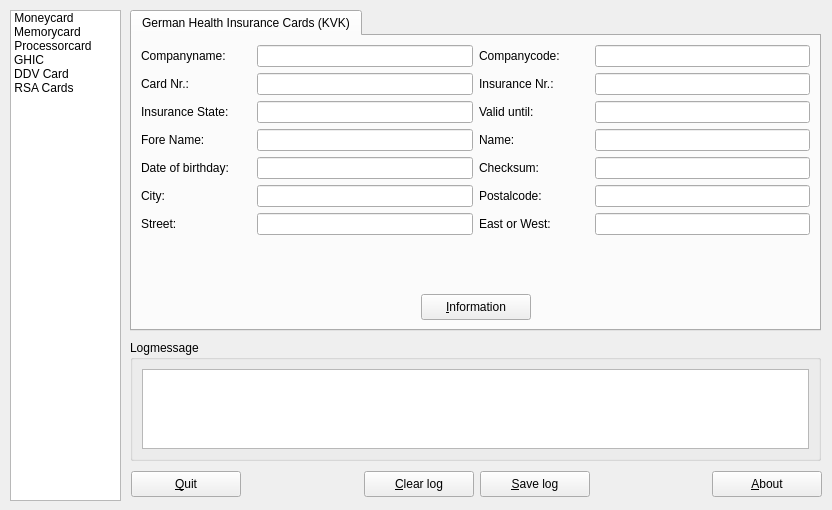
<ui version="4.0" >
 <author></author>
 <comment></comment>
 <exportmacro></exportmacro>
 <class>UiQCardReader</class>
 <widget class="QWidget" name="UiQCardReader" >
  <property name="geometry" >
   <rect>
    <x>0</x>
    <y>0</y>
    <width>832</width>
    <height>510</height>
   </rect>
  </property>
  <property name="windowTitle" >
   <string>QCardReader</string>
  </property>
  <widget class="QListWidget" name="listWidgetCard" >
   <property name="geometry" >
    <rect>
     <x>10</x>
     <y>10</y>
     <width>111</width>
     <height>491</height>
    </rect>
   </property>
   <property name="iconSize" >
    <size>
     <width>96</width>
     <height>60</height>
    </size>
   </property>
   <property name="movement" >
    <enum>QListView::Static</enum>
   </property>
   <property name="viewMode" >
    <enum>QListView::IconMode</enum>
   </property>
   <property name="currentRow" >
    <number>-1</number>
   </property>
   <item>
    <property name="text" >
     <string>Moneycard</string>
    </property>
    <property name="icon" >
     <iconset resource="../res/qcr.qrc" >:/images/euro.png</iconset>
    </property>
   </item>
   <item>
    <property name="text" >
     <string>Memorycard</string>
    </property>
    <property name="icon" >
     <iconset resource="../res/qcr.qrc" >:/images/memory.png</iconset>
    </property>
   </item>
   <item>
    <property name="text" >
     <string>Processorcard</string>
    </property>
    <property name="icon" >
     <iconset resource="../res/qcr.qrc" >:/images/processor.png</iconset>
    </property>
   </item>
   <item>
    <property name="text" >
     <string>GHIC</string>
    </property>
    <property name="icon" >
     <iconset resource="../res/qcr.qrc" >:/images/kvk.png</iconset>
    </property>
   </item>
   <item>
    <property name="text" >
     <string>DDV Card</string>
    </property>
    <property name="icon" >
     <iconset resource="../res/qcr.qrc" >:/images/empty.png</iconset>
    </property>
   </item>
   <item>
    <property name="text" >
     <string>RSA Cards</string>
    </property>
    <property name="icon" >
     <iconset resource="../res/qcr.qrc" >:/images/empty.png</iconset>
    </property>
   </item>
  </widget>
  <widget class="QWidget" name="layoutWidget" >
   <property name="geometry" >
    <rect>
     <x>131</x>
     <y>470</y>
     <width>691</width>
     <height>28</height>
    </rect>
   </property>
   <layout class="QHBoxLayout" >
    <property name="margin" >
     <number>0</number>
    </property>
    <property name="spacing" >
     <number>6</number>
    </property>
    <item>
     <widget class="QPushButton" name="pushButton_2" >
      <property name="minimumSize" >
       <size>
        <width>110</width>
        <height>26</height>
       </size>
      </property>
      <property name="maximumSize" >
       <size>
        <width>110</width>
        <height>26</height>
       </size>
      </property>
      <property name="text" >
       <string>&amp;Quit</string>
      </property>
     </widget>
    </item>
    <item>
     <spacer>
      <property name="orientation" >
       <enum>Qt::Horizontal</enum>
      </property>
      <property name="sizeHint" >
       <size>
        <width>40</width>
        <height>20</height>
       </size>
      </property>
     </spacer>
    </item>
    <item>
     <widget class="QPushButton" name="pushButton_4" >
      <property name="minimumSize" >
       <size>
        <width>110</width>
        <height>26</height>
       </size>
      </property>
      <property name="maximumSize" >
       <size>
        <width>110</width>
        <height>26</height>
       </size>
      </property>
      <property name="text" >
       <string>&amp;Clear log</string>
      </property>
     </widget>
    </item>
    <item>
     <widget class="QPushButton" name="pushButton_5" >
      <property name="minimumSize" >
       <size>
        <width>110</width>
        <height>26</height>
       </size>
      </property>
      <property name="maximumSize" >
       <size>
        <width>110</width>
        <height>26</height>
       </size>
      </property>
      <property name="text" >
       <string>&amp;Save log</string>
      </property>
     </widget>
    </item>
    <item>
     <spacer>
      <property name="orientation" >
       <enum>Qt::Horizontal</enum>
      </property>
      <property name="sizeHint" >
       <size>
        <width>40</width>
        <height>20</height>
       </size>
      </property>
     </spacer>
    </item>
    <item>
     <widget class="QPushButton" name="pushButton_3" >
      <property name="minimumSize" >
       <size>
        <width>110</width>
        <height>26</height>
       </size>
      </property>
      <property name="maximumSize" >
       <size>
        <width>110</width>
        <height>26</height>
       </size>
      </property>
      <property name="text" >
       <string>&amp;About</string>
      </property>
     </widget>
    </item>
   </layout>
  </widget>
  <widget class="QStackedWidget" name="stackedWidgetCards" >
   <property name="geometry" >
    <rect>
     <x>130</x>
     <y>10</y>
     <width>691</width>
     <height>321</height>
    </rect>
   </property>
   <property name="currentIndex" >
    <number>3</number>
   </property>
   <widget class="QWidget" name="page" >
    <widget class="QTabWidget" name="tabWidget_3" >
     <property name="geometry" >
      <rect>
       <x>0</x>
       <y>0</y>
       <width>591</width>
       <height>321</height>
      </rect>
     </property>
     <property name="currentIndex" >
      <number>0</number>
     </property>
     <widget class="QWidget" name="tabMoneyCard" >
      <attribute name="title" >
       <string>Money Cards (Geldkarte)</string>
      </attribute>
     </widget>
    </widget>
   </widget>
   <widget class="QWidget" name="page_2" >
    <widget class="QTabWidget" name="tabWidget_4" >
     <property name="geometry" >
      <rect>
       <x>0</x>
       <y>0</y>
       <width>591</width>
       <height>321</height>
      </rect>
     </property>
     <property name="currentIndex" >
      <number>0</number>
     </property>
     <widget class="QWidget" name="tabMemoryCard" >
      <attribute name="title" >
       <string>Memory Cards</string>
      </attribute>
     </widget>
    </widget>
   </widget>
   <widget class="QWidget" name="page_3" >
    <widget class="QTabWidget" name="tabWidget_5" >
     <property name="geometry" >
      <rect>
       <x>0</x>
       <y>0</y>
       <width>591</width>
       <height>321</height>
      </rect>
     </property>
     <property name="currentIndex" >
      <number>0</number>
     </property>
     <widget class="QWidget" name="tabProcessorCard" >
      <attribute name="title" >
       <string>Processor Cards</string>
      </attribute>
     </widget>
    </widget>
   </widget>
   <widget class="QWidget" name="page_4" >
    <widget class="QTabWidget" name="tabWidget_6" >
     <property name="geometry" >
      <rect>
       <x>0</x>
       <y>0</y>
       <width>691</width>
       <height>321</height>
      </rect>
     </property>
     <property name="currentIndex" >
      <number>0</number>
     </property>
     <widget class="QWidget" name="tabKVKCard" >
      <attribute name="title" >
       <string>German Health Insurance Cards (KVK)</string>
      </attribute>
      <layout class="QGridLayout" >
       <property name="margin" >
        <number>9</number>
       </property>
       <property name="spacing" >
        <number>6</number>
       </property>
       <item row="8" column="3" >
        <spacer>
         <property name="orientation" >
          <enum>Qt::Horizontal</enum>
         </property>
         <property name="sizeHint" >
          <size>
           <width>201</width>
           <height>20</height>
          </size>
         </property>
        </spacer>
       </item>
       <item row="8" column="0" >
        <spacer>
         <property name="orientation" >
          <enum>Qt::Horizontal</enum>
         </property>
         <property name="sizeHint" >
          <size>
           <width>201</width>
           <height>20</height>
          </size>
         </property>
        </spacer>
       </item>
       <item row="7" column="0" colspan="4" >
        <spacer>
         <property name="orientation" >
          <enum>Qt::Vertical</enum>
         </property>
         <property name="sizeHint" >
          <size>
           <width>561</width>
           <height>20</height>
          </size>
         </property>
        </spacer>
       </item>
       <item row="8" column="1" colspan="2" >
        <widget class="QPushButton" name="pushButton" >
         <property name="minimumSize" >
          <size>
           <width>110</width>
           <height>26</height>
          </size>
         </property>
         <property name="maximumSize" >
          <size>
           <width>110</width>
           <height>26</height>
          </size>
         </property>
         <property name="text" >
          <string>&amp;Information</string>
         </property>
        </widget>
       </item>
       <item row="5" column="2" colspan="2" >
        <layout class="QHBoxLayout" >
         <property name="margin" >
          <number>0</number>
         </property>
         <property name="spacing" >
          <number>6</number>
         </property>
         <item>
          <widget class="QLabel" name="label_11" >
           <property name="minimumSize" >
            <size>
             <width>110</width>
             <height>0</height>
            </size>
           </property>
           <property name="maximumSize" >
            <size>
             <width>110</width>
             <height>16777215</height>
            </size>
           </property>
           <property name="text" >
            <string>Postalcode:</string>
           </property>
          </widget>
         </item>
         <item>
          <widget class="QLineEdit" name="lineEdit_11" >
           <property name="readOnly" >
            <bool>true</bool>
           </property>
          </widget>
         </item>
        </layout>
       </item>
       <item row="3" column="2" colspan="2" >
        <layout class="QHBoxLayout" >
         <property name="margin" >
          <number>0</number>
         </property>
         <property name="spacing" >
          <number>6</number>
         </property>
         <item>
          <widget class="QLabel" name="label_6" >
           <property name="minimumSize" >
            <size>
             <width>110</width>
             <height>0</height>
            </size>
           </property>
           <property name="maximumSize" >
            <size>
             <width>110</width>
             <height>16777215</height>
            </size>
           </property>
           <property name="text" >
            <string>Name:</string>
           </property>
          </widget>
         </item>
         <item>
          <widget class="QLineEdit" name="lineEdit_6" >
           <property name="readOnly" >
            <bool>true</bool>
           </property>
          </widget>
         </item>
        </layout>
       </item>
       <item row="0" column="2" colspan="2" >
        <layout class="QHBoxLayout" >
         <property name="margin" >
          <number>0</number>
         </property>
         <property name="spacing" >
          <number>6</number>
         </property>
         <item>
          <widget class="QLabel" name="label_2" >
           <property name="minimumSize" >
            <size>
             <width>110</width>
             <height>0</height>
            </size>
           </property>
           <property name="maximumSize" >
            <size>
             <width>110</width>
             <height>16777215</height>
            </size>
           </property>
           <property name="text" >
            <string>Companycode:</string>
           </property>
          </widget>
         </item>
         <item>
          <widget class="QLineEdit" name="lineEdit_2" >
           <property name="readOnly" >
            <bool>true</bool>
           </property>
          </widget>
         </item>
        </layout>
       </item>
       <item row="1" column="2" colspan="2" >
        <layout class="QHBoxLayout" >
         <property name="margin" >
          <number>0</number>
         </property>
         <property name="spacing" >
          <number>6</number>
         </property>
         <item>
          <widget class="QLabel" name="label_8" >
           <property name="minimumSize" >
            <size>
             <width>110</width>
             <height>0</height>
            </size>
           </property>
           <property name="maximumSize" >
            <size>
             <width>110</width>
             <height>16777215</height>
            </size>
           </property>
           <property name="text" >
            <string>Insurance Nr.:</string>
           </property>
          </widget>
         </item>
         <item>
          <widget class="QLineEdit" name="lineEdit_8" >
           <property name="readOnly" >
            <bool>true</bool>
           </property>
          </widget>
         </item>
        </layout>
       </item>
       <item row="4" column="2" colspan="2" >
        <layout class="QHBoxLayout" >
         <property name="margin" >
          <number>0</number>
         </property>
         <property name="spacing" >
          <number>6</number>
         </property>
         <item>
          <widget class="QLabel" name="label_12" >
           <property name="minimumSize" >
            <size>
             <width>110</width>
             <height>0</height>
            </size>
           </property>
           <property name="maximumSize" >
            <size>
             <width>110</width>
             <height>16777215</height>
            </size>
           </property>
           <property name="text" >
            <string>Checksum:</string>
           </property>
          </widget>
         </item>
         <item>
          <widget class="QLineEdit" name="lineEdit_12" >
           <property name="readOnly" >
            <bool>true</bool>
           </property>
          </widget>
         </item>
        </layout>
       </item>
       <item row="6" column="2" colspan="2" >
        <layout class="QHBoxLayout" >
         <property name="margin" >
          <number>0</number>
         </property>
         <property name="spacing" >
          <number>6</number>
         </property>
         <item>
          <widget class="QLabel" name="label_13" >
           <property name="minimumSize" >
            <size>
             <width>110</width>
             <height>0</height>
            </size>
           </property>
           <property name="maximumSize" >
            <size>
             <width>110</width>
             <height>16777215</height>
            </size>
           </property>
           <property name="text" >
            <string>East or West:</string>
           </property>
          </widget>
         </item>
         <item>
          <widget class="QLineEdit" name="lineEdit_13" >
           <property name="readOnly" >
            <bool>true</bool>
           </property>
          </widget>
         </item>
        </layout>
       </item>
       <item row="2" column="2" colspan="2" >
        <layout class="QHBoxLayout" >
         <property name="margin" >
          <number>0</number>
         </property>
         <property name="spacing" >
          <number>6</number>
         </property>
         <item>
          <widget class="QLabel" name="label_15" >
           <property name="minimumSize" >
            <size>
             <width>110</width>
             <height>0</height>
            </size>
           </property>
           <property name="maximumSize" >
            <size>
             <width>110</width>
             <height>16777215</height>
            </size>
           </property>
           <property name="text" >
            <string>Valid until:</string>
           </property>
          </widget>
         </item>
         <item>
          <widget class="QLineEdit" name="lineEdit_15" >
           <property name="readOnly" >
            <bool>true</bool>
           </property>
          </widget>
         </item>
        </layout>
       </item>
       <item row="6" column="0" colspan="2" >
        <layout class="QHBoxLayout" >
         <property name="margin" >
          <number>0</number>
         </property>
         <property name="spacing" >
          <number>6</number>
         </property>
         <item>
          <widget class="QLabel" name="label_10" >
           <property name="minimumSize" >
            <size>
             <width>110</width>
             <height>0</height>
            </size>
           </property>
           <property name="maximumSize" >
            <size>
             <width>110</width>
             <height>16777215</height>
            </size>
           </property>
           <property name="text" >
            <string>Street:</string>
           </property>
          </widget>
         </item>
         <item>
          <widget class="QLineEdit" name="lineEdit_10" >
           <property name="cursor" >
            <cursor>0</cursor>
           </property>
           <property name="readOnly" >
            <bool>true</bool>
           </property>
          </widget>
         </item>
        </layout>
       </item>
       <item row="5" column="0" colspan="2" >
        <layout class="QHBoxLayout" >
         <property name="margin" >
          <number>0</number>
         </property>
         <property name="spacing" >
          <number>6</number>
         </property>
         <item>
          <widget class="QLabel" name="label_9" >
           <property name="minimumSize" >
            <size>
             <width>110</width>
             <height>0</height>
            </size>
           </property>
           <property name="maximumSize" >
            <size>
             <width>110</width>
             <height>16777215</height>
            </size>
           </property>
           <property name="text" >
            <string>City:</string>
           </property>
          </widget>
         </item>
         <item>
          <widget class="QLineEdit" name="lineEdit_9" >
           <property name="cursor" >
            <cursor>0</cursor>
           </property>
           <property name="readOnly" >
            <bool>true</bool>
           </property>
          </widget>
         </item>
        </layout>
       </item>
       <item row="4" column="0" colspan="2" >
        <layout class="QHBoxLayout" >
         <property name="margin" >
          <number>0</number>
         </property>
         <property name="spacing" >
          <number>6</number>
         </property>
         <item>
          <widget class="QLabel" name="label_7" >
           <property name="minimumSize" >
            <size>
             <width>110</width>
             <height>0</height>
            </size>
           </property>
           <property name="maximumSize" >
            <size>
             <width>110</width>
             <height>16777215</height>
            </size>
           </property>
           <property name="text" >
            <string>Date of birthday:</string>
           </property>
          </widget>
         </item>
         <item>
          <widget class="QLineEdit" name="lineEdit_7" >
           <property name="cursor" >
            <cursor>0</cursor>
           </property>
           <property name="readOnly" >
            <bool>true</bool>
           </property>
          </widget>
         </item>
        </layout>
       </item>
       <item row="2" column="0" colspan="2" >
        <layout class="QHBoxLayout" >
         <property name="margin" >
          <number>0</number>
         </property>
         <property name="spacing" >
          <number>6</number>
         </property>
         <item>
          <widget class="QLabel" name="label_4" >
           <property name="minimumSize" >
            <size>
             <width>110</width>
             <height>0</height>
            </size>
           </property>
           <property name="maximumSize" >
            <size>
             <width>110</width>
             <height>16777215</height>
            </size>
           </property>
           <property name="text" >
            <string>Insurance State:</string>
           </property>
          </widget>
         </item>
         <item>
          <widget class="QLineEdit" name="lineEdit_4" >
           <property name="cursor" >
            <cursor>0</cursor>
           </property>
           <property name="readOnly" >
            <bool>true</bool>
           </property>
          </widget>
         </item>
        </layout>
       </item>
       <item row="1" column="0" colspan="2" >
        <layout class="QHBoxLayout" >
         <property name="margin" >
          <number>0</number>
         </property>
         <property name="spacing" >
          <number>6</number>
         </property>
         <item>
          <widget class="QLabel" name="label_3" >
           <property name="minimumSize" >
            <size>
             <width>110</width>
             <height>0</height>
            </size>
           </property>
           <property name="maximumSize" >
            <size>
             <width>110</width>
             <height>16777215</height>
            </size>
           </property>
           <property name="text" >
            <string>Card Nr.:</string>
           </property>
          </widget>
         </item>
         <item>
          <widget class="QLineEdit" name="lineEdit_3" >
           <property name="cursor" >
            <cursor>0</cursor>
           </property>
           <property name="readOnly" >
            <bool>true</bool>
           </property>
          </widget>
         </item>
        </layout>
       </item>
       <item row="0" column="0" colspan="2" >
        <layout class="QHBoxLayout" >
         <property name="margin" >
          <number>0</number>
         </property>
         <property name="spacing" >
          <number>6</number>
         </property>
         <item>
          <widget class="QLabel" name="label" >
           <property name="minimumSize" >
            <size>
             <width>110</width>
             <height>0</height>
            </size>
           </property>
           <property name="maximumSize" >
            <size>
             <width>110</width>
             <height>16777215</height>
            </size>
           </property>
           <property name="text" >
            <string>Companyname:</string>
           </property>
          </widget>
         </item>
         <item>
          <widget class="QLineEdit" name="lineEdit" >
           <property name="cursor" >
            <cursor>0</cursor>
           </property>
           <property name="readOnly" >
            <bool>true</bool>
           </property>
          </widget>
         </item>
        </layout>
       </item>
       <item row="3" column="0" colspan="2" >
        <layout class="QHBoxLayout" >
         <property name="margin" >
          <number>0</number>
         </property>
         <property name="spacing" >
          <number>6</number>
         </property>
         <item>
          <widget class="QLabel" name="label_5" >
           <property name="minimumSize" >
            <size>
             <width>110</width>
             <height>0</height>
            </size>
           </property>
           <property name="maximumSize" >
            <size>
             <width>110</width>
             <height>16777215</height>
            </size>
           </property>
           <property name="text" >
            <string>Fore Name:</string>
           </property>
          </widget>
         </item>
         <item>
          <widget class="QLineEdit" name="lineEdit_5" >
           <property name="cursor" >
            <cursor>0</cursor>
           </property>
           <property name="readOnly" >
            <bool>true</bool>
           </property>
          </widget>
         </item>
        </layout>
       </item>
      </layout>
     </widget>
    </widget>
   </widget>
   <widget class="QWidget" name="page_5" >
    <widget class="QTabWidget" name="tabWidget_7" >
     <property name="geometry" >
      <rect>
       <x>0</x>
       <y>0</y>
       <width>591</width>
       <height>321</height>
      </rect>
     </property>
     <property name="currentIndex" >
      <number>0</number>
     </property>
     <widget class="QWidget" name="tabDDVCard" >
      <attribute name="title" >
       <string>DDV Cards</string>
      </attribute>
     </widget>
    </widget>
   </widget>
   <widget class="QWidget" name="page_6" >
    <widget class="QTabWidget" name="tabWidget" >
     <property name="geometry" >
      <rect>
       <x>0</x>
       <y>0</y>
       <width>591</width>
       <height>321</height>
      </rect>
     </property>
     <property name="currentIndex" >
      <number>0</number>
     </property>
     <widget class="QWidget" name="tabRSACards" >
      <attribute name="title" >
       <string>RSA Cards</string>
      </attribute>
     </widget>
    </widget>
   </widget>
  </widget>
  <widget class="QGroupBox" name="groupBox" >
   <property name="geometry" >
    <rect>
     <x>130</x>
     <y>340</y>
     <width>691</width>
     <height>121</height>
    </rect>
   </property>
   <property name="title" >
    <string>Logmessage</string>
   </property>
   <layout class="QGridLayout" >
    <property name="margin" >
     <number>9</number>
    </property>
    <property name="spacing" >
     <number>6</number>
    </property>
    <item row="0" column="0" >
     <widget class="QListWidget" name="listWidget" />
    </item>
   </layout>
  </widget>
 </widget>
 <pixmapfunction></pixmapfunction>
 <tabstops>
  <tabstop>listWidgetCard</tabstop>
  <tabstop>tabWidget_3</tabstop>
  <tabstop>lineEdit</tabstop>
  <tabstop>lineEdit_2</tabstop>
  <tabstop>lineEdit_3</tabstop>
  <tabstop>lineEdit_8</tabstop>
  <tabstop>lineEdit_4</tabstop>
  <tabstop>lineEdit_15</tabstop>
  <tabstop>lineEdit_5</tabstop>
  <tabstop>lineEdit_6</tabstop>
  <tabstop>lineEdit_7</tabstop>
  <tabstop>lineEdit_12</tabstop>
  <tabstop>lineEdit_9</tabstop>
  <tabstop>lineEdit_11</tabstop>
  <tabstop>lineEdit_10</tabstop>
  <tabstop>lineEdit_13</tabstop>
  <tabstop>pushButton</tabstop>
  <tabstop>tabWidget_6</tabstop>
  <tabstop>tabWidget_4</tabstop>
  <tabstop>tabWidget_7</tabstop>
  <tabstop>tabWidget_5</tabstop>
  <tabstop>tabWidget</tabstop>
 </tabstops>
 <resources>
  <include location="../res/qcr.qrc" />
 </resources>
 <connections>
  <connection>
   <sender>listWidgetCard</sender>
   <signal>currentRowChanged(int)</signal>
   <receiver>stackedWidgetCards</receiver>
   <slot>setCurrentIndex(int)</slot>
   <hints>
    <hint type="sourcelabel" >
     <x>120</x>
     <y>420</y>
    </hint>
    <hint type="destinationlabel" >
     <x>130</x>
     <y>420</y>
    </hint>
   </hints>
  </connection>
 </connections>
</ui>
